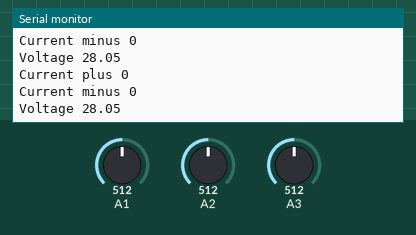
Recording of a sketch running on a simulated Arduino Uno, built with avr-gcc and run on an emulated ATmega328P. On the bench: the last lines printed to the serial monitor. Inputs (shaded band) come from the test bench; at power-on: A1 = 512, A2 = 512, A3 = 512.

Above: at 6.2 s.
6.3 s: A1 set to 716
At 7.6 s:
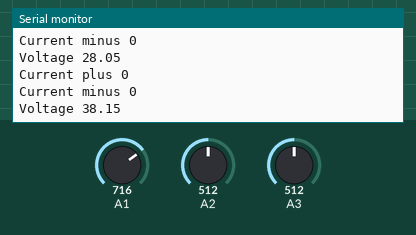
7.8 s: A2 set to 716
At 8.4 s:
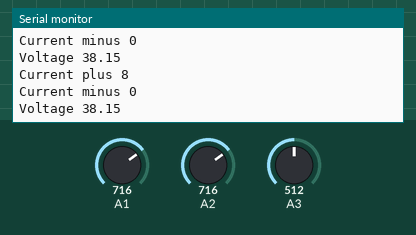
9.3 s: A3 set to 716
At 10.6 s:
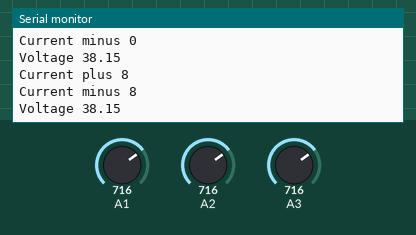
10.8 s: A1 set to 900
At 11.8 s:
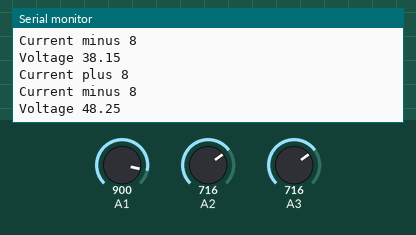
12.3 s: A2 set to 900
At 13.6 s:
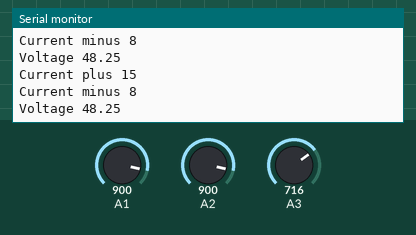
13.8 s: A3 set to 900
At 14.5 s:
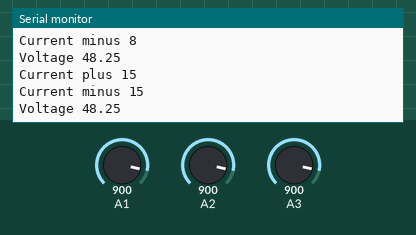
Timing chart, 0 to 16.3 s (numbered marks = the images above; inputs shaded):
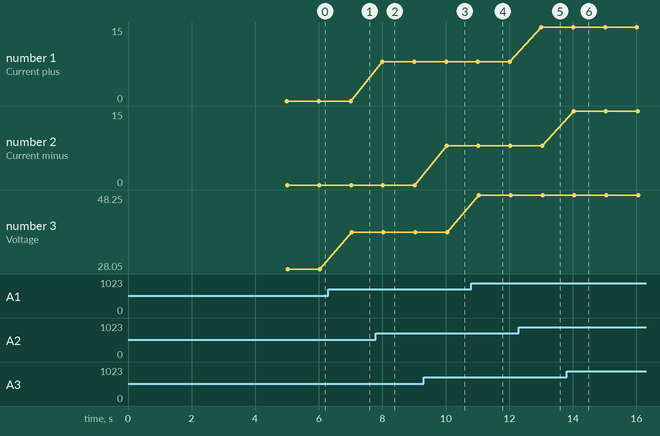

The sketch:

frimeware.ino
```cpp
int curen_plus = A2;
int curen_minus = A3;
int voltage = A1;
int power = 7;

void setup() {
	pinMode(power, OUTPUT);
	Serial.begin(9600);
 	delay(5000);
	digitalWrite(power, 1);
	digitalWrite(13, 1);

}

void loop() {
  // put your main code here, to run repeatedly:
  Serial.print("Current plus ");
  Serial.println(getCurrent(curen_plus));
  Serial.print ("Current minus ");
  Serial.println(getCurrent(curen_minus));
  Serial.print ("Voltage ");
  Serial.println(getVoltage(voltage));

  delay(1000);
}

int getCurrent(int sensor){
	int sensorValue = analogRead(sensor);
	int current = map(sensorValue, 511, 1023, 0, 20);
	return current;
}

float getVoltage(int sensor){
int sensorValue = analogRead(sensor);
	float voltage = map(sensorValue, 0, 1023, 0, 50);
	voltage = voltage + (voltage * 0.122);
	return voltage;
}
```

Measured:
- after the input at 6.3 s, the serial monitor: prints a new line after 0.74 s (image 1)
- after the input at 7.8 s, the serial monitor: prints a new line after 0.20 s (image 2)
- after the input at 9.3 s, the serial monitor: prints a new line after 0.72 s (image 3)
- after the input at 10.8 s, the serial monitor: prints a new line after 0.24 s (image 4)
- after the input at 12.3 s, the serial monitor: prints a new line after 0.71 s (image 5)
- after the input at 13.8 s, the serial monitor: prints a new line after 0.23 s (image 6)
- plotted number 1: 0 → 8 after the input at 7.8 s, 8 → 15 after the input at 12.3 s
- plotted number 3: 28.05 → 38.15 after the input at 6.3 s, 38.15 → 48.25 after the input at 10.8 s
